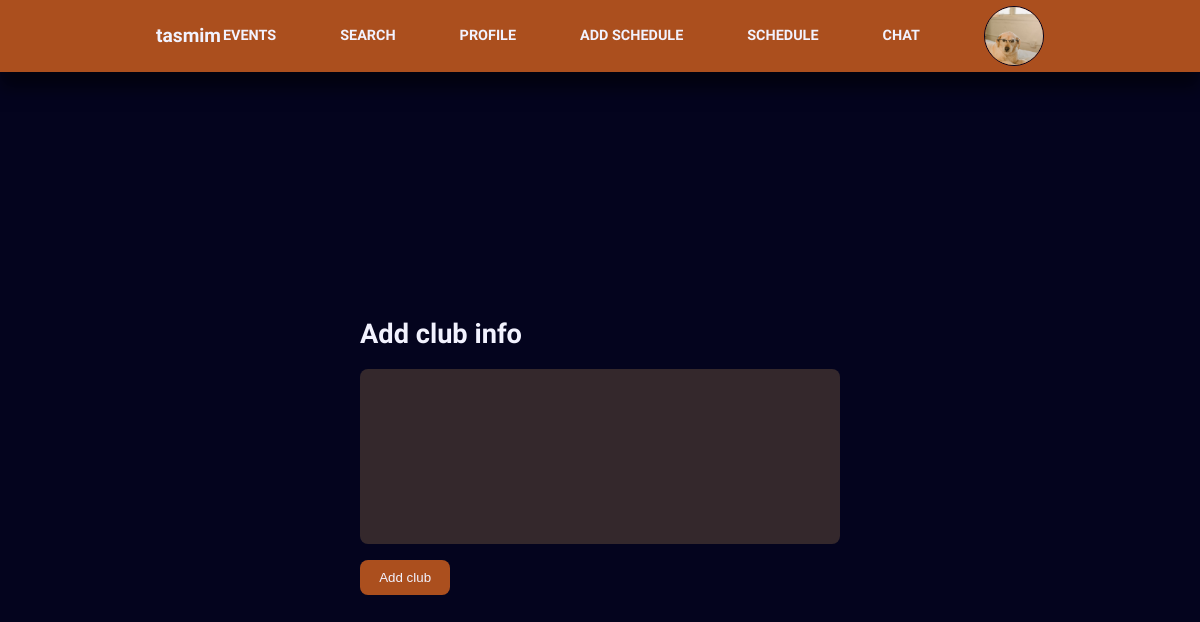
Page /about-club.php (signed in) on the committed database.
### tables this page shows
CREATE TABLE `users` (
  `id` int(11) NOT NULL,
  `name` varchar(255) NOT NULL,
  `email` varchar(255) NOT NULL,
  `phone` bigint(255) NOT NULL,
  `password` varchar(255) NOT NULL,
  `user_type` varchar(255) NOT NULL,
  `photo` varchar(255) NOT NULL
);

### header_one.php (the view, shortened to what this page needs)
<?php
require 'db.php';
$profile_id = $_SESSION['id'];
$select_loggedin_user = "SELECT * FROM users WHERE id=$profile_id";
$select_loggedin_user_result = mysqli_query($db_connection,$select_loggedin_user);
$select_loggedin_user_result_after_assoc = mysqli_fetch_assoc($select_loggedin_user_result);
?>
<!DOCTYPE html>
<html lang="en">
<head>
    <link rel="stylesheet" href="./style2.css">
    <link rel="stylesheet" href="https://unicons.iconscout.com/release/v4.0.0/css/line.css">
</head>
<body>
 <nav>
    <div class="container nav__container">
        <a href="index.html" class="nav__logo"><?=$select_loggedin_user_result_after_assoc['name']?></a>
        <ul class="nav__items">
            <li><a href="events.php"><b>EVENTS</b></a></li>
            <li><a href="user_search.php"><b>SEARCH</b></a></li>
            <li><a href="user_profile.php"><b>PROFILE</b></a></li>
            <li><a href="schedule_form.php"><b>ADD SCHEDULE</b></a></li>
            <li><a href="schedule_dashboard.php"><b>SCHEDULE</b></a></li>
            <li><a href="chat.php?id=<?=$profile_id?>"><b>CHAT</b></a></li>
            <li class="nav__profile">
                <div class="avater">
                <?php
                    if($select_loggedin_user_result_after_assoc['photo']==null){?>
                    <img src="./images/photo.jpg">
                    <?php }else{?>
                        <img width="60px" height="60px"  src="./uploads/profile_pic/<?=$select_loggedin_user_result_after_assoc['photo'] ?>" alt="">
                    <?php }?>
                </div>
            </li>
        </ul>
    </div>
</nav>

### style2.css (style rules this page uses)
:root { --color-primary:#ab4f1e; --color-primary-light:hsl(21, 79%, 19%); --color-red:rgb(158, 16, 16); --color-red-light:hsla(4, 78%, 49%, 0.433); --color-green:#00c476; --color-green-light:rgba(223, 123, 36, 0.15); --color-gray-900:#34282C; --color-gray-700:#6d3c0b; --color-gray-300:rgba(242,242,254,0.3); --color-gray-200:rgba(242,242,254,0.7); --color-white:#f2f2fe; --color-bg:#04041e; --border:#C19A6B; --danger:#f44d16; --transition:all 1000ms ease; --container-width-lg:74%; --container-width-md:88%; --form-width:40%; --card-border-radius-1:0.3rem; --card-border-radius-2:0.5rem; --card-border-radius-3:0.8rem; --card-border-radius-4:2rem; --card-border-radius-5:5rem; }
* { margin: 0; padding: 0; outline: 0; border: 0; appearance: 0; list-style: none; text-decoration: none; box-sizing: border-box; }
body { font-family: 'Montserrat Alternates', sans-serif; line-height: 1.6; color: var(--color-gray-200); overflow-x: hidden; background: var(--color-bg); font-size: 0.9rem; }
.container { width: var(--container-width-lg); max-width: 1800px; margin-inline: auto; }
a { color: var(--color-white); transition: var(--transition); }
img { display: block; width: 100%; object-fit: cover; }
nav { background: var(--color-primary); width: 100vw; height: 4.5rem; position: fixed; top: 0; z-index: 10; box-shadow: 0 1rem 1rem rgb(0, 0, 0,0.5); }
.nav__container { height: 100%; display: flex; align-items: center; justify-content: space-between; }
.avater { width:60px; aspect-ratio: 1/1; border-radius: 50%; overflow: hidden; border: 0.1rem solid var(--color-bg); }
.nav__logo { font-weight: 600; font-size: 1.2rem; }
.nav__items { display: flex; align-items: center; gap: 4rem; }
.nav__profile { position: relative; cursor: pointer; }

### rows in the picture
users: name "tasmim", photo (picture)
